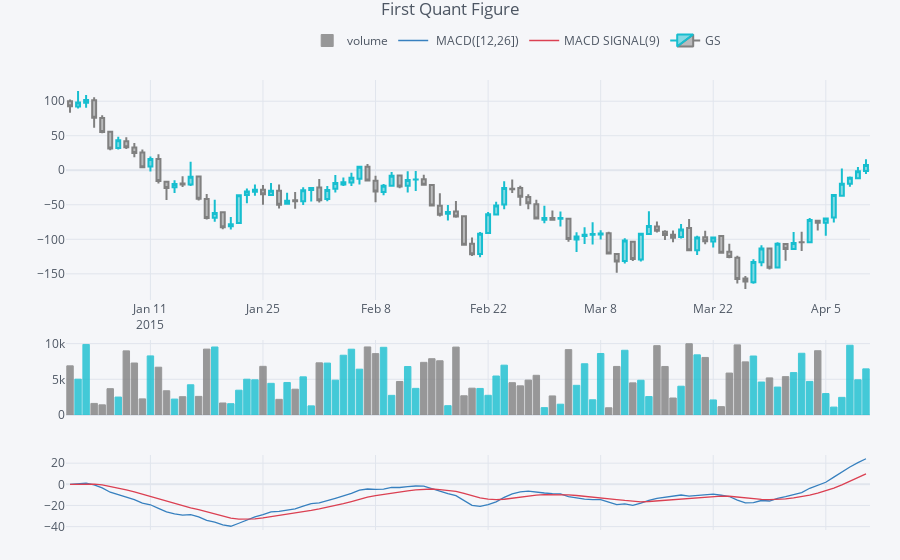

Write notebook code for a chart like this one.
### Markdown cell above
複数行にわたる場合は '\<br\>' 区切り。

### Code cell
qf=cf.QuantFig(df,title='First Quant Figure',legend='top',name='GS')
qf.add_volume(hovertext=[f"A:<BR>{i}"for i in range(len(df))])
qf.add_macd()
qf.iplot()
